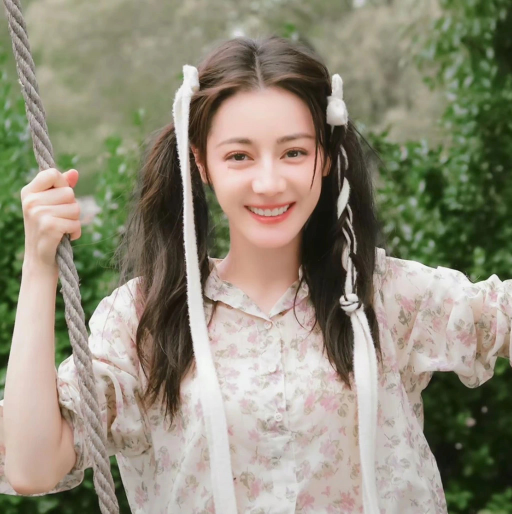
#> input picture code_40/01image_encryption/img.jpg, 1024 x 1028 px (shown at 1/2 size)
$ python image_encrypt.py
#> lines starting #> are read from the running program, lines starting #| are printed output that depends on the picture
#异或运算实现图像（整体或ROI)的加密与解密

#整体图像的加密和解密
import cv2
import numpy as np
img=cv2.imread("img.jpg",0)
#> img: shape (1028, 1024); min 11, max 252, mean 138.3
h,w=img.shape
#> h = 1028; w = 1024
key=np.random.randint(0,256,size=[h,w],dtype=np.uint8)
encryption=cv2.bitwise_xor(img,key)#加密后的图像
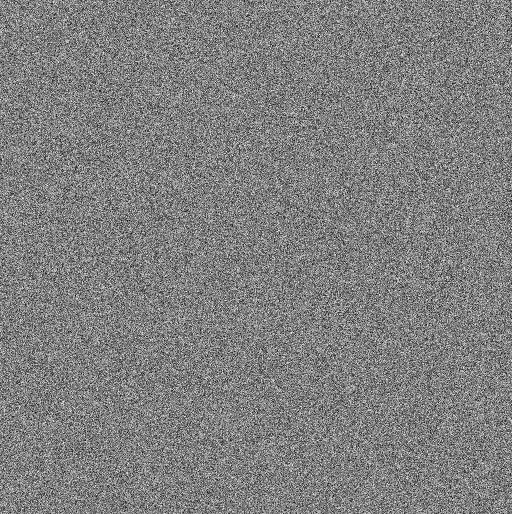
#> encryption: shape (1028, 1024) (shown at 1/2 size); min 0, max 255, mean 127.5
decryption=cv2.bitwise_xor(encryption,key)#解密后的图像
cv2.imshow('image',img)
cv2.imshow('encrypted_image',encryption)
cv2.imshow('decrypted_image',decryption)
cv2.waitKey()
cv2.destroyAllWindows()

#面部打码与解码1
#面部信息img[200:480,420:640]
import cv2
import numpy as np
img=cv2.imread("img.jpg",0)
h,w=img.shape
mask=np.zeros(shape=(h,w),dtype=np.uint8)
mask[200:480,420:640]=1
lmask=1-mask
#将脸部打码
key=np.random.randint(0,256,size=(h,w),dtype=np.uint8)
image_key=cv2.bitwise_xor(img,key)#获得整个图像与秘钥加密后的图像
face_key=cv2.bitwise_and(image_key,mask*255)#获得只有面部加密的图像
image_lmask=cv2.bitwise_and(img,lmask*255)#将图像与lmask与运算，获得面部之外的信息
face_encryption=face_key+image_lmask#获得人像面部加密后的图像
cv2.imshow('face_encryption',face_encryption)
#将脸部解码
face_decryption=cv2.bitwise_xor(face_encryption,key)
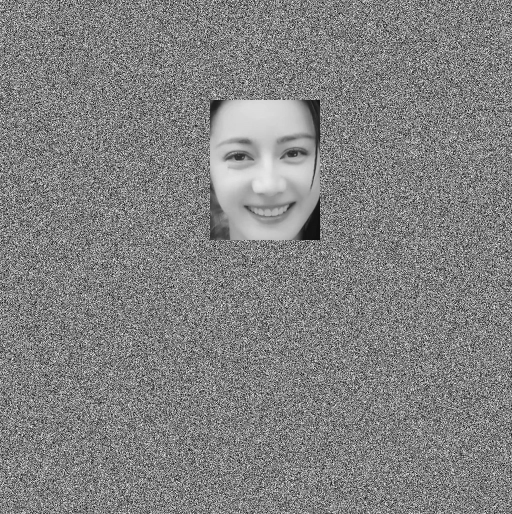
#> face_decryption: shape (1028, 1024) (shown at 1/2 size); min 0, max 255, mean 129.7
face=cv2.bitwise_and(face_decryption,mask*255)
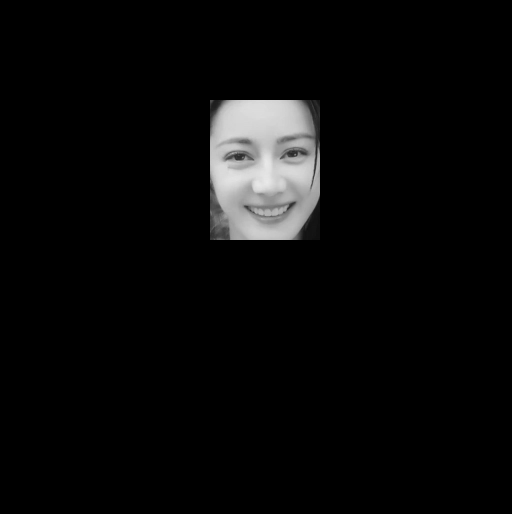
#> face: shape (1028, 1024) (shown at 1/2 size); min 0, max 234, mean 9.7
not_face=cv2.bitwise_and(face_encryption,lmask*255)
decrption=face+not_face
cv2.imshow('face_decryption',decrption)
cv2.waitKey()
cv2.destroyAllWindows()


#面部的打码与解码2（以ROI的方式）
import cv2
import numpy as np
img=cv2.imread('img.jpg',0)
h,w=img.shape
key=np.random.randint(0,256,size=(h,w),dtype=np.uint8)
dilraba_face=img[200:480,420:640] #设定ROI
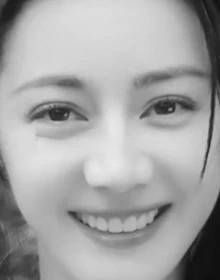
#> dilraba_face: shape (280, 220); min 15, max 234, mean 165.4
cv2.imshow('ROI',dilraba_face)
img_key=cv2.bitwise_xor(img,key)
encryption_face=img_key[200:480,420:640]
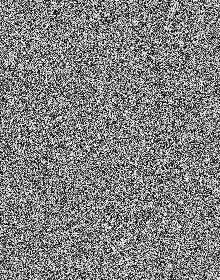
#> encryption_face: shape (280, 220); min 0, max 255, mean 128.4
cv2.imshow('encryption_face',encryption_face)
img[200:480,420:640]=encryption_face#此时的img已发生变化
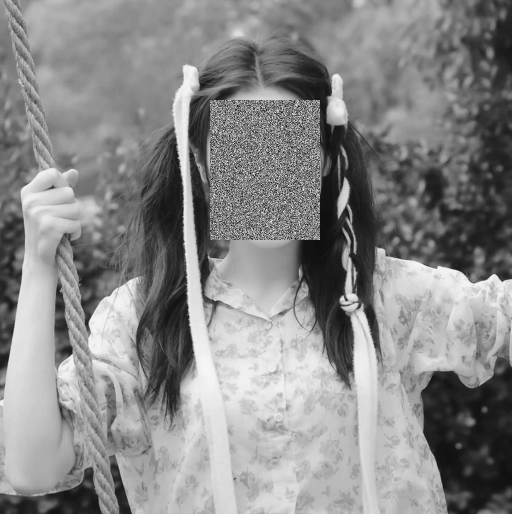
#> img: shape (1028, 1024) (shown at 1/2 size); min 0, max 255, mean 136.2
cv2.imshow('encrypted_img',img)
decrption_img=cv2.bitwise_xor(img,key)
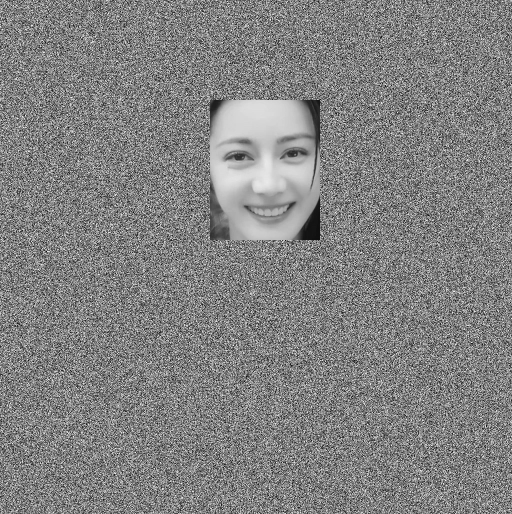
#> decrption_img: shape (1028, 1024) (shown at 1/2 size); min 0, max 255, mean 129.7
decrption_face=decrption_img[200:480,420:640]
cv2.imshow('decryption_face',decrption_face)
img[200:480,420:640]=decrption_face
cv2.imshow('decrypted_img',img)
cv2.waitKey()
cv2.destroyAllWindows()
